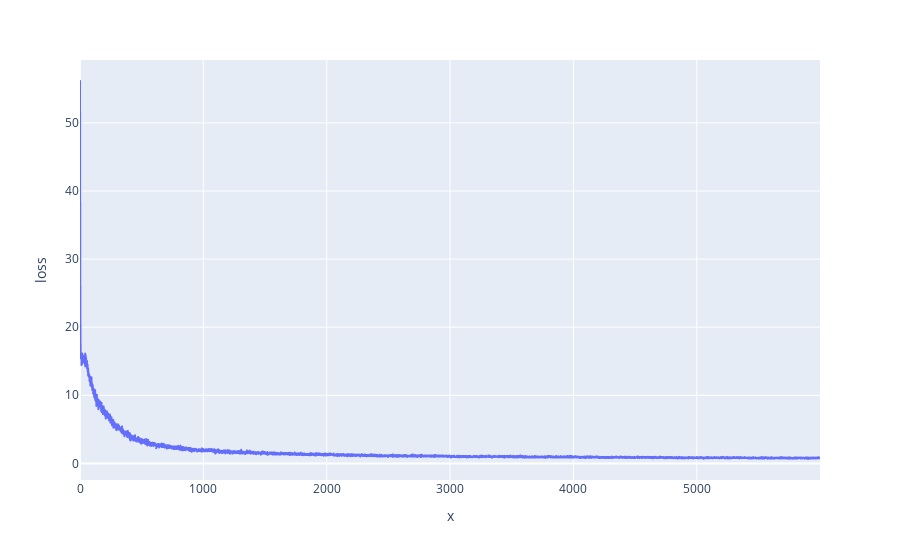

Write notebook code for a chart like this one.
### Code cell
import plotly.express as px
fig = px.line(y = losses, labels = {'y':'loss'})
fig.show()

### Figure 1 — Plotly figure (JSON) as saved in the notebook; plotly's stock layout.template omitted (floating-point values rounded to 4 significant figures; data arrays with more than 128 entries replaced by an {"elided": "..."} marker saying what was removed)
{"data": [{"hovertemplate": "x=%{x}<br>loss=%{y}<extra></extra>", "legendgroup": "", "line": {"color": "#636efa", "dash": "solid"}, "marker": {"symbol": "circle"}, "mode": "lines", "name": "", "showlegend": false, "type": "scattergl", "x": {"elided": "6000 int values"}, "xaxis": "x", "y": {"elided": "6000 float values"}, "yaxis": "y"}], "layout": {"legend": {"tracegroupgap": 0}, "margin": {"t": 60}, "xaxis": {"anchor": "y", "domain": [0, 1], "title": {"text": "x"}}, "yaxis": {"anchor": "x", "domain": [0, 1], "title": {"text": "loss"}}}}
